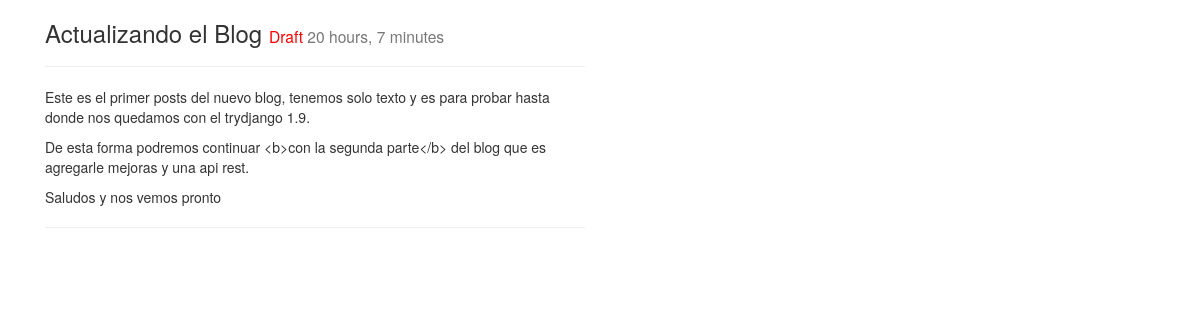
The app's page /posts/actualizando-el-blog-2017/ with its own data.
### posts/models.py (models this page shows, shortened)
class Post(models.Model):
	user = models.ForeignKey(settings.AUTH_USER_MODEL, default=1)
	title = models.CharField(max_length=120)
	slug = models.SlugField(unique=True)
	image = models.ImageField(upload_to=upload_location,
		null=True, blank=True,
		width_field="width_field",
		height_field="height_field")
	height_field = models.IntegerField(default=0)
	width_field = models.IntegerField(default=0)
	content = models.TextField()
	draft = models.BooleanField()
	publish = models.DateField(auto_now=False, auto_now_add=False)
	updated = models.DateTimeField(auto_now=True, auto_now_add=False)
	timestamp = models.DateTimeField(auto_now=False, auto_now_add=True)
	objects = PostManager()
	class Meta:
		verbose_name = "Post"
		verbose_name_plural = "Posts"
	class Meta:
		ordering = ["-timestamp", "-updated"]

### posts/views.py (the view)
# urls.py: url(r'^(?P<slug>[\w-]+)/$', post_detail, name="detail"),
def post_detail(request, slug=None):
	instance = get_object_or_404(Post, slug=slug)
	share_string = quote_plus(instance.content)
	context = {
		"title": instance.title,
		"instance": instance,
		"share_string": share_string,
	}
	return render(request, "post_detail.html", context)

### posts/models.py (called while the page is built)
	def all(self, *args, **kwargs):
		print(timezone.now())
		return super(PostManager, self).filter(draft=True)#.filter(publish__lte=timezone.now())

### posts/templatetags/urlify.py (called while the page is built)
@register.filter
def urlify(value):
	return quote_plus(value)

### templates/post_detail.html (shortened to what this page needs)
{% extends "base.html" %}
{% load urlify %}
{% block content %}
<div class="col-sm-6 colsm-offset-3">
	<h3>{{ title }} <small> {% if instance.draft %}
		<span style="color:red">Draft</span>
	{% endif %}
	{{instance.publish|timesince}}</small></h3>
	<hr>
	<div class="row">
		<div class="col-sm-12">
		{{instance.content|linebreaks}}
		<hr><br>
		</div>
	</div>
</div>
{% endblock content %}

### records on screen
Post: title "Actualizando el Blog", publish "20 hours, 7 minutes", content "Este es el primer posts del nuevo blog, tenemos solo texto y es para probar hasta donde nos quedamos con el trydjango 1.9. De esta forma podremos continuar <b>con la segunda parte</b> del blog que es agregarle mejoras y una api rest. Saludos y nos vemos pronto"
